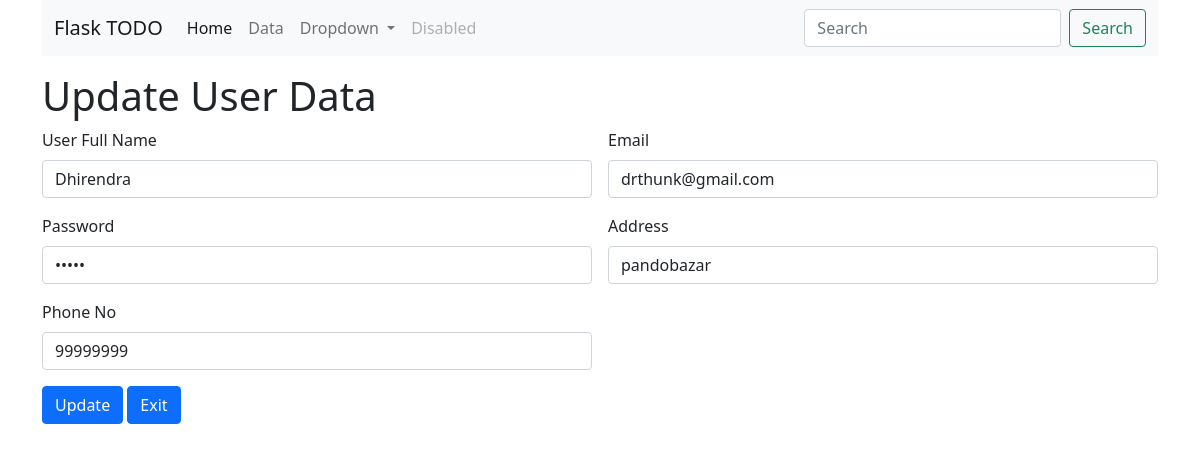
/updateuser/1, run on an earlier commit of the app's database.
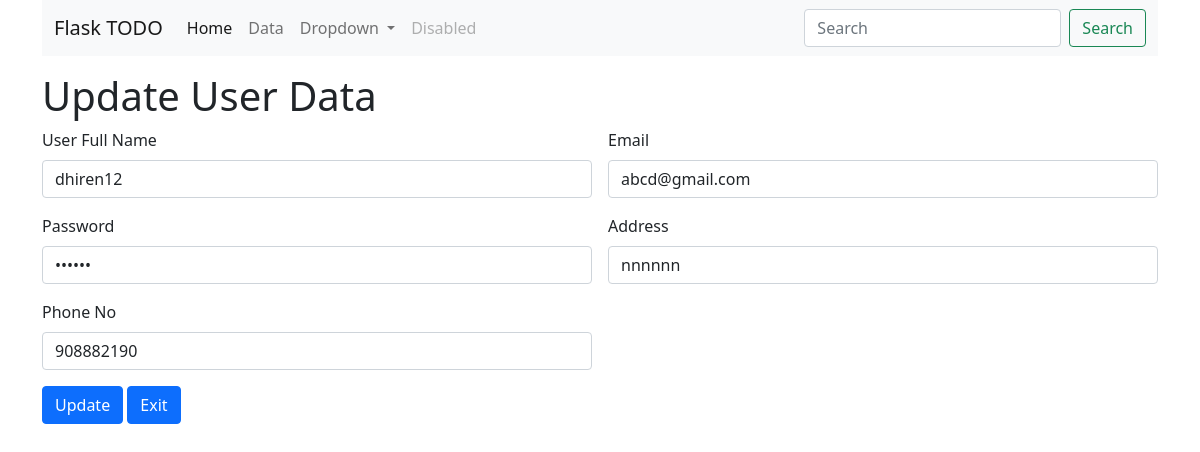
And on a later commit of the database.
### app.py (models this page shows, shortened)
class Register_user(db.Model):
    __tablename__ = 'Register_user'
    reg_no = db.Column(db.Integer, primary_key=True)
    fullname = db.Column(db.String(100), nullable = False)
    email = db.Column(db.String(100), nullable = False)
    password = db.Column(db.String(100), nullable = False)
    address = db.Column(db.String(400), nullable = False)
    phone = db.Column(db.String(100), nullable = False)

### app.py (the view, shortened to what this page needs)
@app.route('/updateuser/<int:reg_no>', methods =['GET', 'POST'])
def updateuser(reg_no):
    register_user = Register_user.query.filter_by(reg_no=reg_no).first()
    return render_template('updateuser.html', register_user=register_user)

### templates/updateuser.html
{% extends "base.html" %}
{% block body %}
  <div class ="container my-3" >
    <h1> Update User Data</h1>
    <form action ="/updateuser/{{register_user.reg_no}}" method = "POST" class="row g-3">
      <div class="col-md-6">
        <label for="fullname" class="form-label">User Full Name</label>
        <input type="text" class="form-control" name="fullname" value ="{{register_user.fullname}}" id="fullname" placeholder="Full Name">
      </div>
      <div class="col-md-6">
        <label for="email" class="form-label">Email</label>
        <input type="text" class="form-control" name="email" value ="{{register_user.email}}" id="email" placeholder="@gmail.com">
      </div>
      <div class="col-6">
        <label for="password" class="form-label">Password</label>
        <input type="Password" class="form-control" name="password" value ="{{register_user.password}}" id="password" placeholder="*****">
      </div>
      <div class="col-6">
        <label for="address" class="form-label">Address</label>
        <input type="text" class="form-control" name="address" value ="{{register_user.address}}" id="address" placeholder="Your Address">
      </div>
      <div class="col-6">
        <label for="phone" class="form-label">Phone No</label>
        <input type="text" class="form-control" name="phone" value ="{{register_user.phone}}" id="phone" placeholder="+977 ....">
      </div>
      <div class="col-12">
        <button type="submit" class="btn btn-primary">Update</button>
        <button type="Exit" class="btn btn-primary">Exit</button>
      </div>
    </form>
{% endblock body %}

What changed in the data, as far as the page shows it:
changed Register_user: fullname "Dhirendra" → "dhiren12"; email "drthunk@gmail.com" → "abcd@gmail.com"; address "pandobazar" → "nnnnnn"; phone "99999999" → "908882190"
